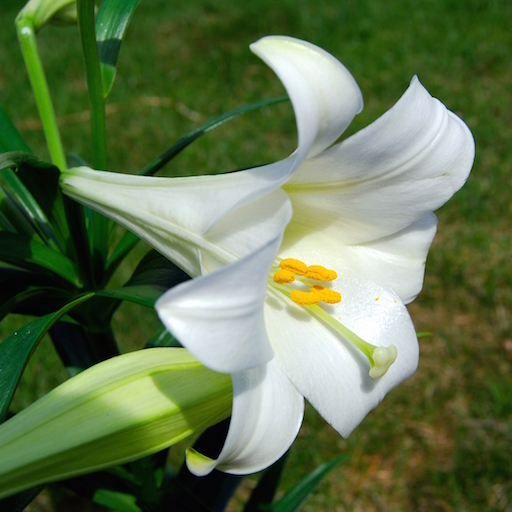
#> input picture 02.Python/10.MachineLearning/data/lily.jpg, 512 x 512 px
$ jupyter execute --allow-errors Clustering.ipynb   (older library calls are emulated)
#> lines starting #> are read from the running program, lines starting #| are printed output that depends on the picture; after the words box and inside, x2 and y2 are one past the last pixel; in counts of white or black regions, pixels touching at a corner belong together
# 十三、聚类

### 1. 样本相似性：欧氏距离

- 用两个样本对应特征值之差的平方和之平方根，即欧氏距离，来表示这两个样本的相似性。

$$P(x1)-Q(x2):|x1-x2|=\sqrt{(x1-x2)^2}$$

$$P(x1,y1)-Q(x2,y2):\sqrt{(x1-x2)^2+(y1-y2)^2}$$

$$P(x1,y1,z1)-Q(x2,y2,z2):
\sqrt{(x1-x2)^2+(y1-y2)^2+(z1-z2)^2}$$

### 2. K均值算法

- 第一步：随机选择k个样本作为k个聚类的中心，计算每个样本到各个聚类中心的欧氏距离，将该样本分配到与之距离最近的聚类中心所在的类别中。

- 第二步：根据第一步所得到的聚类划分，分别计算每个聚类的几何中心，将几何中心作为新的聚类中心，重复第一步，直到计算所得几何中心与聚类中心重合或接近重合为止。

>1. 聚类数k必须事先已知。借助某些评估指标，优选最好的聚类数。
2. 聚类中心的初始选择会影响到最终聚类划分的结果。初始中心尽量选择距离较远的样本。

[cell 1]
# km.py
import numpy as np
import sklearn.cluster as sc
import matplotlib.pyplot as mp
x = []
#> (the rest of this cell did not finish here and is left out)

[cell 2]
# quant.py
import numpy as np
import scipy.misc as sm
import scipy.ndimage as sn
import sklearn.cluster as sc
import matplotlib.pyplot as mp

# 通过K均值聚类量化图像中的颜色
def quant(image, n_clusters):
    x = image.reshape(-1, 1)
    model = sc.KMeans(n_clusters=n_clusters)
    model.fit(x)
    y = model.labels_
    centers = model.cluster_centers_.squeeze()
    return centers[y].reshape(image.shape)

original = sm.imread('../data/lily.jpg', True)
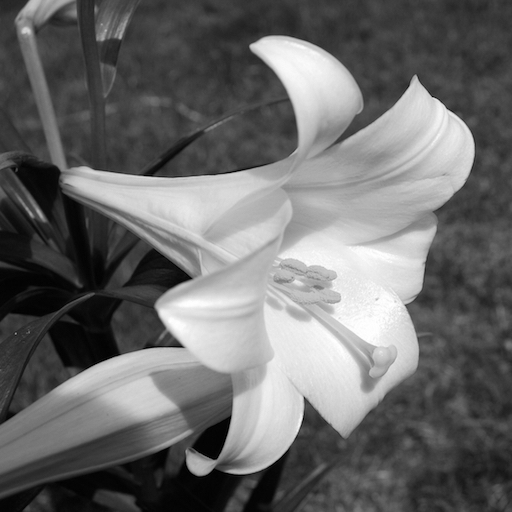
#> original: shape (512, 512) float32; min 0, max 255, mean 106.7
quant4 = quant(original, 4)
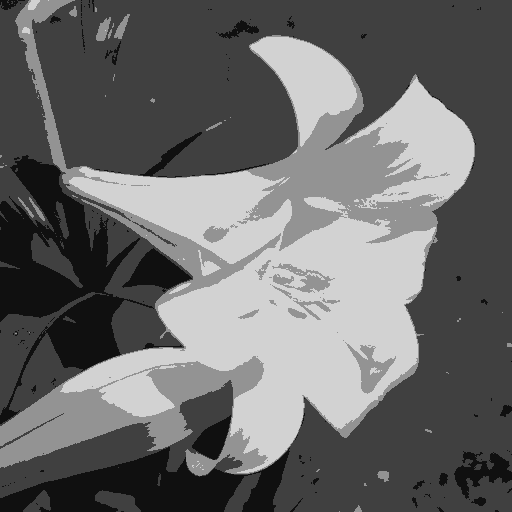
#> quant4: shape (512, 512) float32; min 16.31, max 210.9, mean 106.5
quant3 = quant(original, 3)
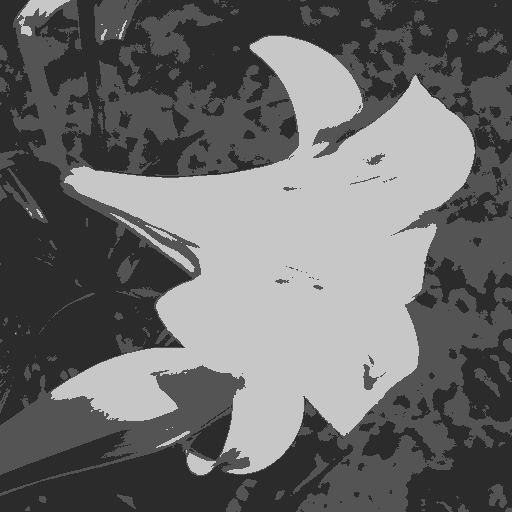
#> quant3: shape (512, 512) float32; min 43.12, max 199.1, mean 106.6
quant2 = quant(original, 2)
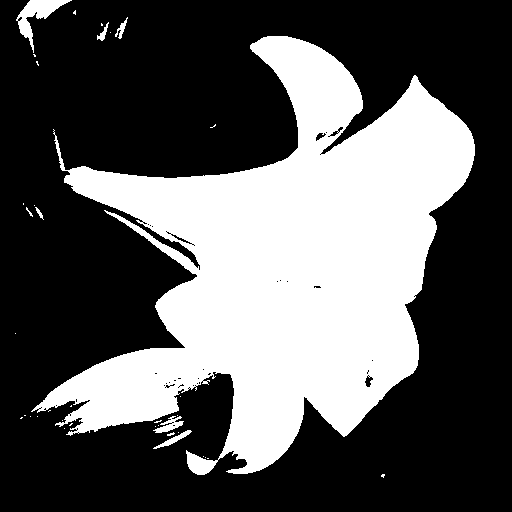
#> quant2: shape (512, 512) float32; values 58.83 (black) and 194.9 (white), 35.2% white; 37 white regions (29 under 20 px), largest, box (x1, y1, x2, y2) and area: (31, 36, 475, 475) 90576, (16, 0, 72, 53) 855, (153, 416, 184, 433) 228
mp.figure('Image Quant', dpi=120)
mp.subplot(221)
mp.title('Original', fontsize=16)
mp.axis('off')
mp.imshow(original, cmap='gray')
mp.subplot(222)
mp.title('Quant-4', fontsize=16)
mp.axis('off')
mp.imshow(quant4, cmap='gray')
mp.subplot(223)
mp.title('Quant-3', fontsize=16)
mp.axis('off')
mp.imshow(quant3, cmap='gray')
mp.subplot(224)
mp.title('Quant-2', fontsize=16)
mp.axis('off')
mp.imshow(quant2, cmap='gray')
mp.tight_layout()
mp.show()

### 3. 均值漂移算法

- 首先假定样本空间中的每个聚类均服从某种已知的概率分布规则，然后用不同的概率密度函数拟合样本中的统计直方图，不断移动密度函数的中心(均值)的位置，直到获得最佳拟合效果为止。这些概率密度函数的峰值点就是聚类的中心，再根据每个样本距离各个中心的距离，选择最近聚类中心所属的类别作为该样本的类别。

    1. 聚类数不必事先已知，算法会自动识别出统计直方图的中心数量。
    2. 聚类中心不依据于最初假定，聚类划分的结果相对稳定。
    3. 样本空间应该服从某种概率分布规则，否则算法的准确性会大打折扣。

[cell 3]
# shift.py
import numpy as np
import sklearn.cluster as sc
import matplotlib.pyplot as mp
x = []
#> (the rest of this cell did not finish here and is left out)

### 4. 凝聚层次算法

- 首先假定每个样本都是一个独立的聚类，如果统计出来的聚类数大于期望的聚类数，则从每个样本出发寻找离自己最近的另一个样本，与之聚集，形成更大的聚类，同时令总聚类数减少，不断重复以上过程，直到统计出来的聚类数达到期望值为止。

    1. 聚类数k必须事先已知。借助某些评估指标，优选最好的聚类数。
    2. 没有聚类中心的概念，因此只能在训练集中划分聚类，但不能对训练集以外的未知样本确定其聚类归属。
    3. 在确定被凝聚的样本时，除了以距离作为条件以外，还可以根据连续性来确定被聚集的样本。

[cell 4]
# agglo.py
import numpy as np
import sklearn.cluster as sc
import matplotlib.pyplot as mp
x = []
#> (the rest of this cell did not finish here and is left out)

[cell 5]
# spiral.py
import numpy as np
import sklearn.cluster as sc
import matplotlib.pyplot as mp
n_samples = 500
t = 2.5 * np.pi * (1 + 2 * np.random.rand(n_samples, 1))
x = 0.05 * t * np.cos(t)
y = 0.05 * t * np.sin(t)
n = 0.05 * np.random.rand(n_samples, 2)
x = np.hstack((x, y)) + n
mp.figure('Agglomerative Cluster', dpi=120)
mp.title('Agglomerative Cluster', fontsize=20)
mp.xlabel('x', fontsize=14)
mp.ylabel('y', fontsize=14)
mp.tick_params(labelsize=10)
mp.axis('equal')
mp.scatter(x[:, 0], x[:, 1], c='dodgerblue', alpha=0.5, s=60)
mp.show()
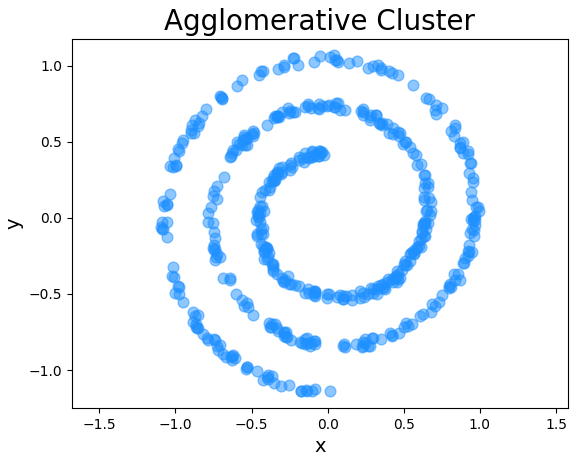
#> figure drawn by matplotlib, 1 panel

$ run again, with 02.Python/10.MachineLearning/data/deformed.jpg copied over 02.Python/10.MachineLearning/data/lily.jpg
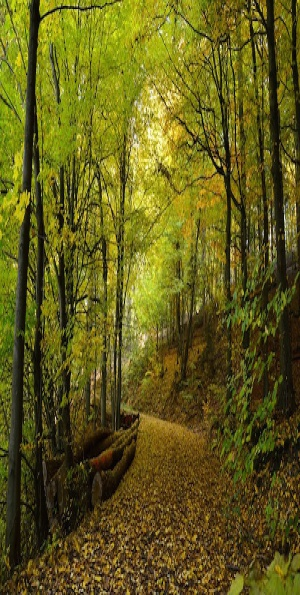
#> input picture 02.Python/10.MachineLearning/data/deformed.jpg, 300 x 595 px
#> `quant3 = quant(original, 3)`:
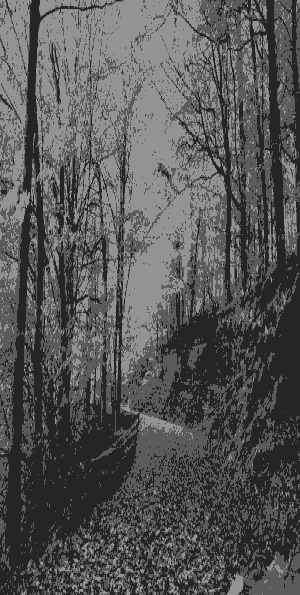
#> quant3: shape (595, 300) float32; min 37.44, max 147.2, mean 86.3
#> `quant2 = quant(original, 2)`:
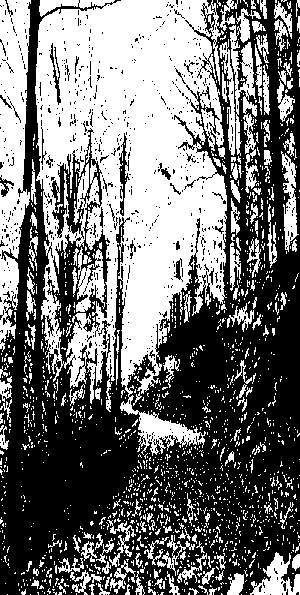
#> quant2: shape (595, 300) float32; values 50.18 (black) and 128.7 (white), 45.7% white; 1608 white regions (1450 under 20 px), largest, box (x1, y1, x2, y2) and area: (35, 0, 227, 456) 51921, (0, 0, 31, 352) 7143, (219, 8, 261, 156) 2143
